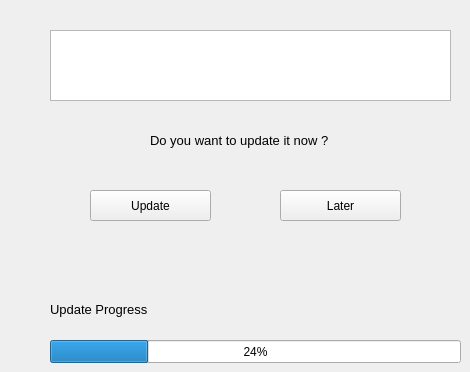
        <widget class="QWidget" name="tab_15">
         <attribute name="title">
          <string>Notifications</string>
         </attribute>
         <widget class="QTextBrowser" name="textBrowser">
          <property name="geometry">
           <rect>
            <x>50</x>
            <y>30</y>
            <width>401</width>
            <height>71</height>
           </rect>
          </property>
         </widget>
         <widget class="QLabel" name="label_3">
          <property name="geometry">
           <rect>
            <x>150</x>
            <y>130</y>
            <width>191</width>
            <height>21</height>
           </rect>
          </property>
          <property name="font">
           <font>
            <pointsize>10</pointsize>
           </font>
          </property>
          <property name="text">
           <string>Do you want to update it now ?</string>
          </property>
         </widget>
         <widget class="QPushButton" name="pushButton_18">
          <property name="geometry">
           <rect>
            <x>90</x>
            <y>190</y>
            <width>121</width>
            <height>31</height>
           </rect>
          </property>
          <property name="text">
           <string>Update</string>
          </property>
         </widget>
         <widget class="QPushButton" name="pushButton_19">
          <property name="geometry">
           <rect>
            <x>280</x>
            <y>190</y>
            <width>121</width>
            <height>31</height>
           </rect>
          </property>
          <property name="text">
           <string>Later</string>
          </property>
         </widget>
         <widget class="QProgressBar" name="progressBar">
          <property name="geometry">
           <rect>
            <x>50</x>
            <y>340</y>
            <width>411</width>
            <height>23</height>
           </rect>
          </property>
          <property name="value">
           <number>24</number>
          </property>
         </widget>
         <widget class="QLabel" name="label_4">
          <property name="geometry">
           <rect>
            <x>50</x>
            <y>301</y>
            <width>171</width>
            <height>16</height>
           </rect>
          </property>
          <property name="font">
           <font>
            <pointsize>10</pointsize>
           </font>
          </property>
          <property name="text">
           <string>Update Progress</string>
          </property>
         </widget>
        </widget>
